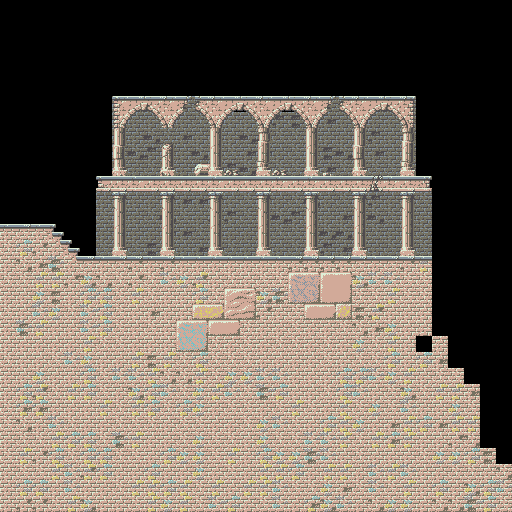

Tiled map render using the project's own tile images. Description and the map definition, with tile-layer contents summarised, below:
An orthogonal 32x32 tile map with 16x16 px tiles, 5 tile layers (Background, BG Objects, BG Roof, FG Ground, ...) and 2 objects (player_spawn, torch).

<map version="1.0" orientation="orthogonal" renderorder="right-down" width="32" height="32" tilewidth="16" tileheight="16" nextobjectid="7">
 <tileset firstgid="1" name="classical_ruin_tiles_1-crop" tilewidth="16" tileheight="16">
  <image source="../tiles/ruins.png" width="376" height="256" />
 </tileset>
 <layer name="Background" width="32" height="32">
  <data>[1024 cells, 204 non-empty, 8 distinct tile ids]</data>
 </layer>
 <layer name="BG Objects" width="32" height="32">
  <data>[1024 cells, 7 non-empty, 4 distinct tile ids]</data>
 </layer>
 <layer name="BG Roof" width="32" height="32">
  <data>[1024 cells, 2 non-empty, 2 distinct tile ids]</data>
 </layer>
 <objectgroup name="objects">
  <object id="4" type="player_spawn" x="32" y="160" width="16" height="16" />
  <object id="5" type="torch" x="144" y="208" width="16" height="16" />
 </objectgroup>
 <layer name="FG Ground" width="32" height="32">
  <properties>
   <property name="collide" value="true" />
  </properties>
  <data>[1024 cells, 495 non-empty, 47 distinct tile ids]</data>
 </layer>
 <layer name="FG Pillars" width="32" height="32">
  <data>[1024 cells, 95 non-empty, 35 distinct tile ids]</data>
 </layer>
</map>